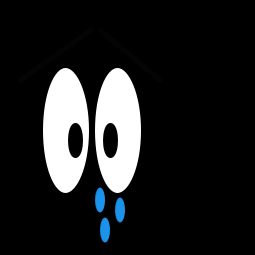
Frame 1 (no input)
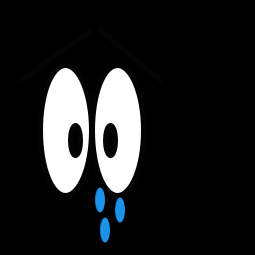
Frame 60 (the mouse pressed at the canvas centre just before this capture)
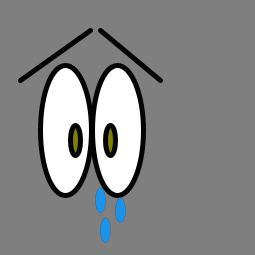
Frame 120 (the mouse held since frame 60 and released just before this capture)

The Processing sketch that drew these frames (run headless with seeded random() and noise(); from frame 60 on, the mouse is pressed at the canvas centre):

// Processing sketch: processing_88588
// ── processing_88588.pde

void setup (){
  size (255,255);
}

void draw(){
  background (mouseX, mouseY);
  fill(255);
  strokeWeight (5);
  ellipseMode(CORNER);
  ellipse (40, 65, 51, 130);
  ellipse (92, 65, 51, 130);
  fill (mouseX, mouseY, 3);
  ellipseMode (CENTER);
  ellipse (75, 140, 10, 30);
  ellipse (110, 140, 10, 30);
  stroke (4);
  line (90, 30, 20, 80);
  line (160, 80, 100, 30);
  fill(28, 147, 234);
  strokeWeight (0);
  ellipseMode(CENTER);
  ellipse(100, 200,10,25);
  ellipse(120, 210, 10, 25);
  ellipse (105, 230, 10, 25);
}
